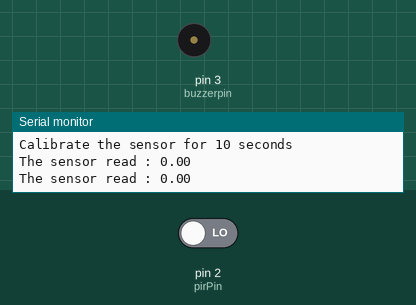
Bench run of a sketch on a simulated Arduino Uno, built with avr-gcc and run on an emulated ATmega328P. Shown: buzzer (waves = sounding), the last lines printed to the serial monitor. The inputs (shaded band) are chosen by the test bench; at power-on: pin 2 (pirPin) LOW.

Above: at 11.2 s.
11.3 s: pin 2 (pirPin) driven HIGH
At 14.0 s:
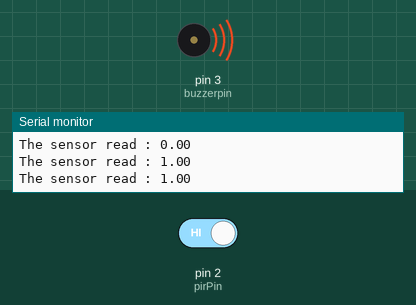
14.5 s: pin 2 (pirPin) driven LOW
At 16.3 s:
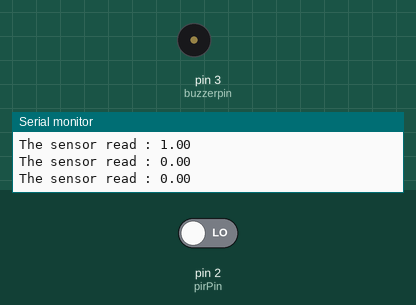
Timing chart, 0 to 17.8 s (numbered marks = the images above; inputs shaded):
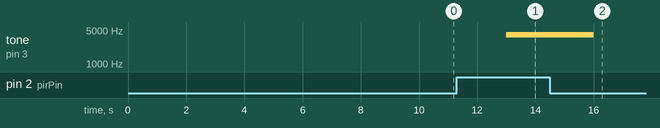

Measured:
- after the input at 11.3 s, tone on pin 3 (buzzerpin): silent → 4000 Hz after 1.7 s
- after the input at 14.5 s, tone on pin 3 (buzzerpin): 4000 Hz → silent after 1.5 s

The sketch:

My_PIR_CODE.ino
```cpp
const int pirPin=2;
 int calibration = 10;// Give the time to calibrate the sensor
const int buzzerpin = 3;
const int led = 13;
void setup() {
  pinMode(pirPin,INPUT);
  Serial.begin(9600);
  Serial.println("Calibrate the sensor for 10 seconds");
  digitalWrite(pirPin,LOW);
  do
  {
    delay(1000);
    calibration--;
  }while(calibration>0);
}

void loop() {
  // put your main code here, to run repeatedly:
  Serial.print("The sensor read : ");float readsensor = digitalRead(pirPin); Serial.println(readsensor);delay(1000);
  if(readsensor == 1)
  {
    tone(buzzerpin,4000);
    digitalWrite(led,HIGH);
  }
  else
  {
    noTone(buzzerpin);
    digitalWrite(led,LOW);
  }
}
```
